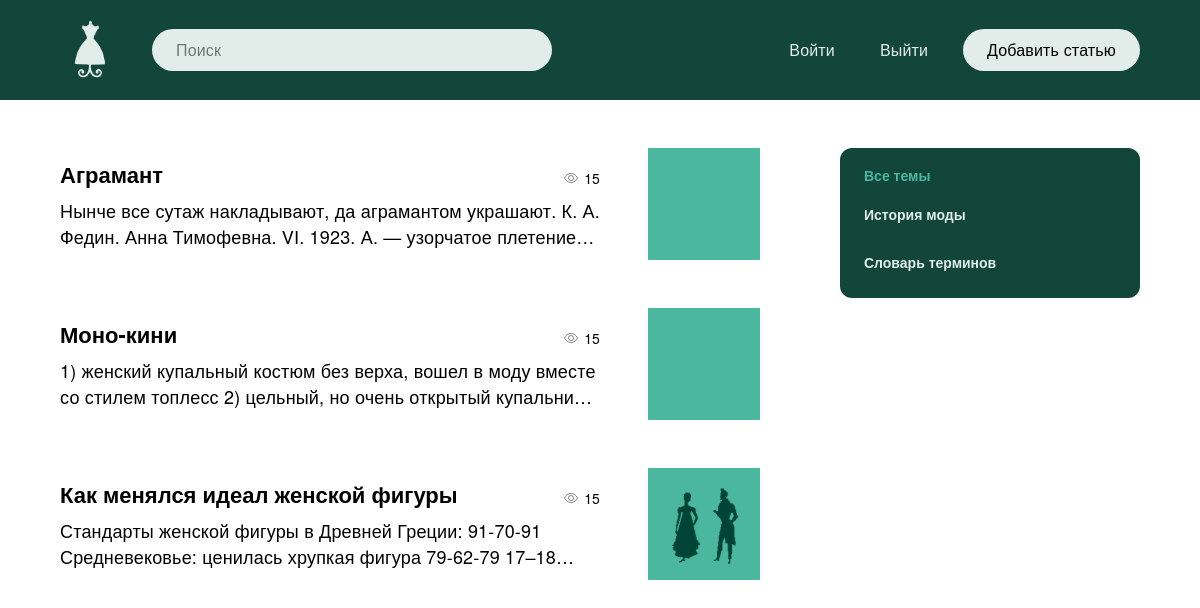
The app's page /, older data.
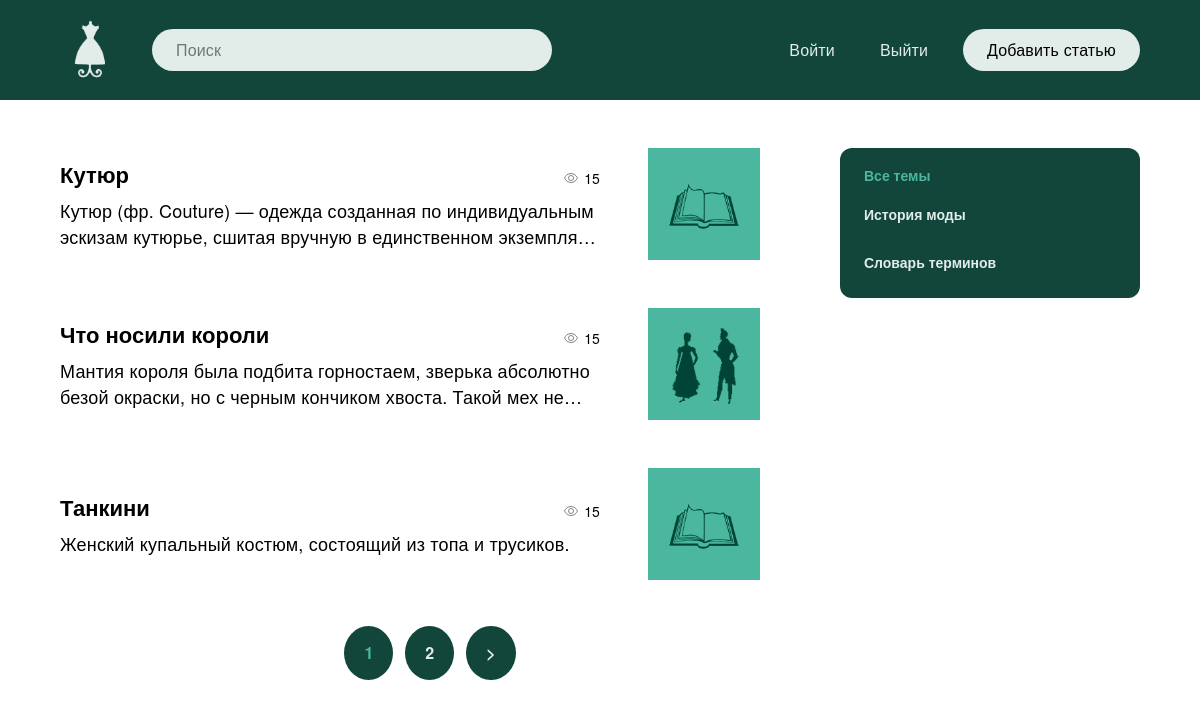
The same page, newer data.
### blog/models.py (models this page shows, shortened)
class Blog(models.Model):
    title = models.CharField(max_length=255, verbose_name='Заглавие')
    slug = models.SlugField(max_length=255, unique=True, verbose_name='URL')
    content = models.TextField(blank=True, verbose_name='Контент')
    photo = models.ImageField(upload_to='photos/%Y/%m/%d/', blank=True, verbose_name='Лого темы')
    time_created = models.DateTimeField(auto_now_add=True, verbose_name='Дата публикации')
    time_update = models.DateTimeField(auto_now=True, verbose_name='Дата обновления')
    is_published = models.BooleanField(default=True, verbose_name='Опубликовано')
    topic = models.ForeignKey('Topic', on_delete=models.PROTECT, verbose_name='Тема')
    def get_absolute_url(self):
        return reverse('post', kwargs={'post_slug': self.slug})
    class Meta:
        verbose_name = 'Пост'
        verbose_name_plural = 'Посты'
        ordering = ['-time_created']

class Topic(models.Model):
    name = models.CharField(max_length=200, verbose_name='Тема')
    slug = models.SlugField(max_length=200, unique=True, verbose_name='URL')
    def __str__(self):
        return self.name
    def get_absolute_url(self):
        return reverse('top', kwargs={'top_slug': self.slug})
    class Meta:
        verbose_name = 'Тема'
        verbose_name_plural = 'Темы'

### blog/views.py (the view)
# urls.py: path('', BlogHome.as_view(), name='index'),
class BlogHome(DataMixin, ListView):
    model = Blog
    template_name = 'blog/index.html'
    context_object_name = 'posts'
    def get_context_data(self, *, object_list=None, **kwargs):
        context = super().get_context_data(**kwargs)
        t_def = self.get_user_context(title='Главная страница')
        return dict(list(context.items()) + list(t_def.items()))
    def get_queryset(self):
        return Blog.objects.filter(is_published=True).select_related('topic')

### blog/utils.py (called while the page is built)
    def get_user_context(self, **kwargs):
        context = kwargs
        topics = Topic.objects.annotate(Count('blog'))
        context['topics'] = topics
        if 'topic_selected' not in context:
            context['topic_selected'] = 0
        return context

### blog/templates/blog/index.html (shortened to what this page needs)
{% extends 'blog/base.html' %}
{% load static%}
{% block content %}
			<div class="main__content">
				<div class="articles">
					<ul class="articles__list">
						{% for p in posts %}
						<li>
							<div class="article">
								<div class="article__main">
									<div class="article__left">
										<div class="article__top">
											<a href="{{ p.get_absolute_url }}" class="article__title">
												{{ p.title }}
											</a>
											<div class="views">
												<span class="views__num">15</span>
											</div>
										</div>
										<div class="article__text">
											<p>
												{{ p.content }}
											</p>
										</div>
									</div>
									<div class="article__right">
										{% if p.photo %}
										<a href="{{ p.get_absolute_url }}">
										<img
												src="{{ p.photo.url }}"
												width={112}
												height={112}
												alt="{{ p.topic }}"
										/>
										</a>
										{% endif %}
									</div>
								</div>
							</div>
						</li>
						{% endfor %}
					</ul>
					{% if page_obj.has_other_pages %}
					<div>
						<ul  class="page__list">
							{% for p in paginator.page_range %}
							{% if page_obj.number == p %}
								<li class="page__num page__num__selected">{{ p }}</li>
							{% elif p >= page_obj.number|add:-2 and p <= page_obj.number|add:2 %}
								<li class="page__num">
									<a href="?page={{ p }}">{{ p }}</a>
								</li>
							{% endif %}
							{% endfor %}
							{% if page_obj.has_next %}
							<li class="page__num">
								<a href="?page={{ page_obj.next_page_number }}">&gt</a>
							</li>
							{% endif %}
						</ul>
					</div>
					{% endif %}
				</div>
			</div>
{% endblock %}

### blog/templates/blog/base.html (shortened to what this page needs)
<!doctype html>
{% load static %}
{% load blog_tags %}
<html lang="ru">
  <head>
    <link rel="stylesheet" href="{% static 'css/style.css' %}">
  </head>
  <body>
    {% include 'blog/navbar.html' %}
    <main class="main">
	<div class="container">
		<div class="main__wrapper">
        {% block content %}
        {% endblock %}
        <div class="sidebar">
          <div class="categories">
                  <ul class="categories__list">
                    {% if topic_selected == 0 %}
                      <li class="selected__item">Все темы</li>
                    {% else %}
                      <li class="categories__item"><a href="{% url 'index' %}">Все темы</a></li>
                    {% endif %}
                    {% for t in topics %}
                        {% if t.blog__count > 0 %}
                            {% if t.pk == topic_selected %}
                                <li class="selected__item">{{ t.name }}</li>
                            {% else %}
                                <li class="categories__item"><a href="{{ t.get_absolute_url }}">{{ t.name }}</a></li>
                            {% endif %}
                      {% endif %}
                    {% endfor%}
                  </ul>
            </div>
            </div>
        </div>
	</div>
</main>
</body>
</html>

### blog/templates/blog/navbar.html
{% load static %}
<header class="header">
	  <div class="header__wrapper container">
		  <a href="/" class="header__logo">
			  <img
				  src="{% static 'images/logo.png' %}"
				  width={60}
				  height={60}
				  alt="Логотип"
			  />
		  </a>
		  <div class="header__middle">
			  <div class="header__search">
				  <label>
					  <input
						  type="text"
						  placeholder="Поиск"
					  />
				  </label>
			  </div>
		  </div>
		  <div class="header__nav">
			  <div class="header__nav-item">
				  <button
						  class="header__nav-btn"
						  type="button"
				  >
					  Войти
				  </button>
			  </div>
			  <div class="header__nav-item">
				  <button
					  type="button"
					  class="header__nav-btn"
				  >
					  Выйти
				  </button>
			  </div>
			  <div class="header__nav-item">
				  <a
					  class="button"
					  href="/add_page"
				  >
					  Добавить статью
				  </a>
			  </div>
		  </div>
	  </div>
  </header>

Row changes from the older to the newer data that the page shows:
no longer on this page (row edited): Blog: title "Аграмант", content "Нынче все сутаж накладывают, да аграмантом украшают. К. А. Федин. Анна Тимофевна. VI. 1923. А. — узорчатое…"
no longer on this page (row edited): Blog: title "Моно-кини", content "1) женский купальный костюм без верха, вошел в моду вместе со стилем топлесс 2) цельный, но очень открытый…"
no longer on this page (row edited): Blog: title "Как менялся идеал женской фигуры", content "Стандарты женской фигуры в Древней Греции: 91-70-91 Средневековье: ценилась хрупкая фигура 79-62-79…", photo (picture)
added Blog: title "Кутюр", content "Кутюр (фр. Couture) — одежда созданная по индивидуальным эскизам кутюрье, сшитая вручную в единственном…", photo (picture)
added Blog: title "Что носили короли", content "Мантия короля была подбита горностаем, зверька абсолютно безой окраски, но с черным кончиком хвоста. Такой мех…", photo (picture)
added Blog: title "Танкини", content "Женский купальный костюм, состоящий из топа и трусиков.", photo (picture)
Text that changed along with them:
new list line: "1"
new list line: "2"
